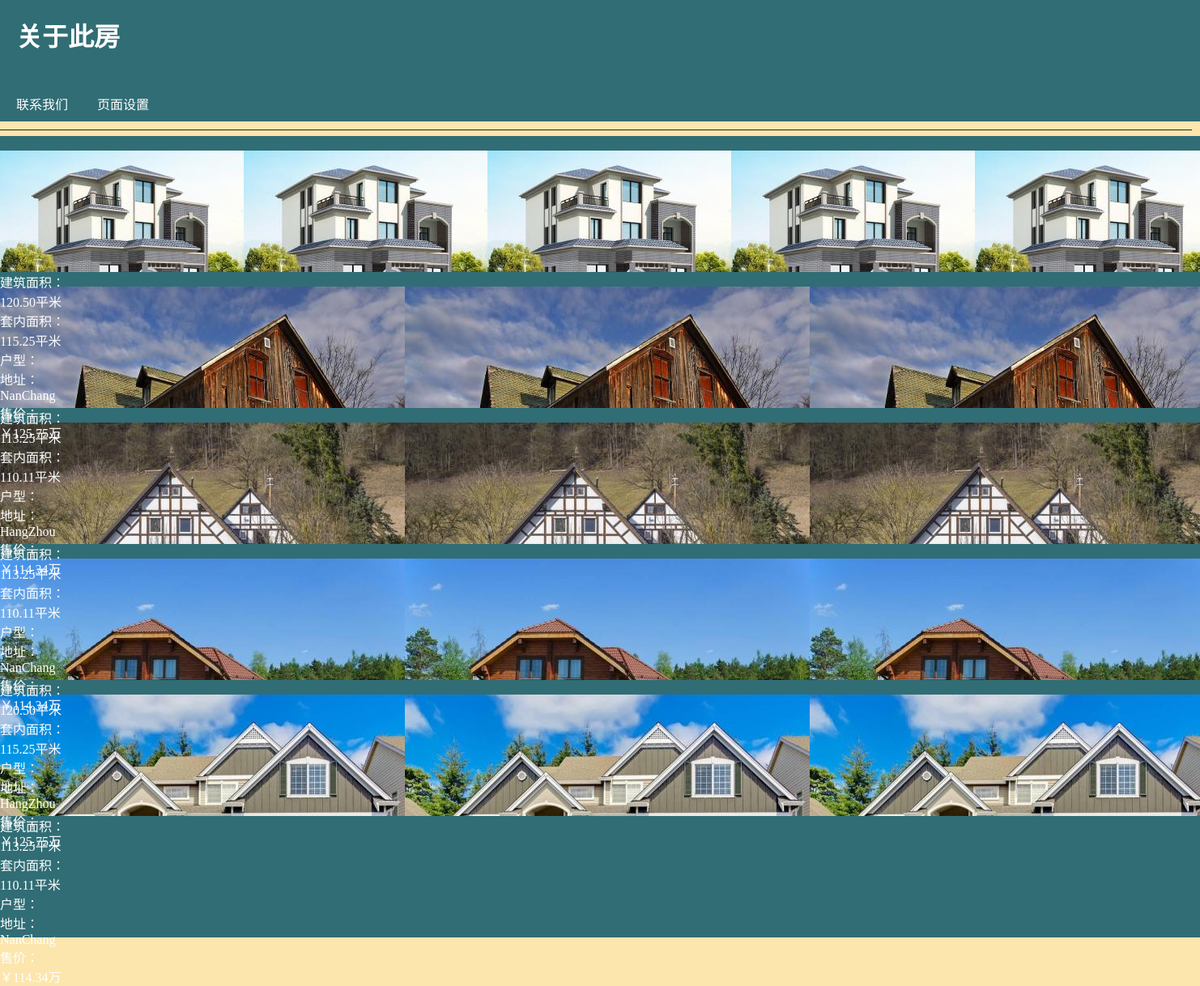
/info.php, run on the app's committed database.
### tables this page shows
CREATE TABLE IF NOT EXISTS `estateinfo` (
  `id` int(10) UNSIGNED NOT NULL AUTO_INCREMENT COMMENT '房产编号',
  `coveredArea` decimal(10,2) UNSIGNED NOT NULL COMMENT '建筑面积',
  `insideArea` decimal(10,2) NOT NULL COMMENT '套内面积',
  `location` varchar(255) NOT NULL COMMENT '地址',
  `price` decimal(10,2) NOT NULL COMMENT '售价',
  `time` date DEFAULT NULL COMMENT '购买时间',
  `Householder` varchar(255) DEFAULT NULL COMMENT '户主',
  PRIMARY KEY (`id`)
);

### info.php (the view, shortened to what this page needs)
<!DOCTYPE html>
<html lang="en">
<head>
  <link rel="stylesheet" href="css/info.css">
</head>
</head>
<body>
    <div>
        <h1>关于此房</h1>
        <a href="#">联系我们</a>&nbsp&nbsp&nbsp&nbsp<a href="#">页面设置</a></div>
        ————————————————————————————————————————————————————————————————————————————————————————————
   <div id="rightBtm">
            <?php
                $DSN = "mysql:host=localhost; dbname=eirs";
                $DB = new PDO( $DSN, 'root', '', array( PDO::ATTR_PERSISTENT => true ) );
                $DB->query( 'set names utf8' );
                $query = 'SELECT * FROM estateinfo';
                $result = $DB->query( $query );
                $result->setFetchMode( PDO::FETCH_ASSOC );
                $estateinfo = $result->fetchAll();
                foreach($estateinfo as $value){ ?>
         <a href="info.php">   <div class="apartment">
                <div class="pic" style="background-image: url(<?php echo(" img/".$value["id"].".jpg ")?>)">
                </div>
                <div class="info">
                    <p class="formTitle">建筑面积：</p>
                    <p class="formVal"><?php echo($value["coveredArea"])?>平米
                    </p>
                    <p class="formTitle">套内面积：</p>
                    <p class="formVal"><?php echo($value["insideArea"])?>平米
                    </p>
                    <p class="formTitle">户型：</p>
                    <p class="formTitle">地址：</p>
                    <p class="formVal"><?php echo($value["location"])?></p>
                    <p class="formTitle">售价：</p>
                    <p class="formVal">￥<?php echo($value["price"])?>万
                    </p>
                </div>
            </div>
    <?php }?>
</body>
</html>

### css/info.css (style rules this page uses)
* { margin:0px; padding: 0px; }
body { background-color: rgb(252, 230, 173); }
div { background-color: #316D75; color: white; width: auto; height: 150px; }
h1 { padding-bottom: 50px; }
a { text-decoration-line: none; color: white; padding-left: 20px; }
h1 { padding-left: 20px; padding-top: 20px; }

### data on the page
estateinfo: shows a picture, coveredArea "120.50", insideArea "115.25", location "NanChang", price "125.75"
estateinfo: shows a picture, coveredArea "113.25", insideArea "110.11", location "HangZhou", price "114.34"
estateinfo: shows a picture, coveredArea "113.25", insideArea "110.11", location "NanChang", price "114.34"
estateinfo: shows a picture, coveredArea "120.50", insideArea "115.25", location "HangZhou", price "125.75"
estateinfo: shows a picture, coveredArea "113.25", insideArea "110.11", location "NanChang", price "114.34"
